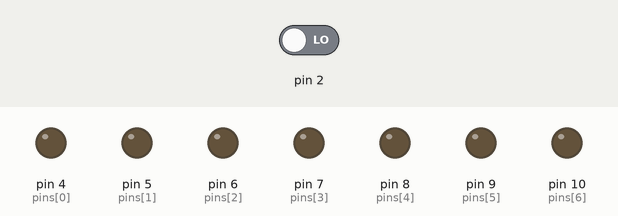
The sketch below on a simulated Arduino Uno, built with avr-gcc and run on an emulated ATmega328P. On the bench: output pins drawn as LEDs (lit = HIGH). Inputs (shaded band) come from the test bench; at power-on: pin 2 LOW. Random numbers use the default seed unless the sketch sets one.

Above: at 1.2 s.
1.3 s: pin 2 driven HIGH
At 1.6 s:
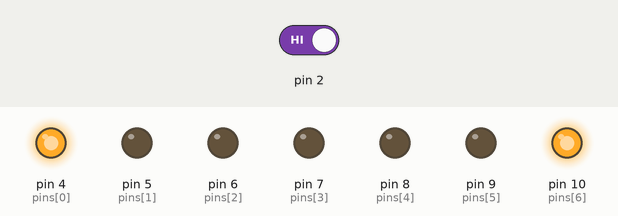
At 4.1 s:
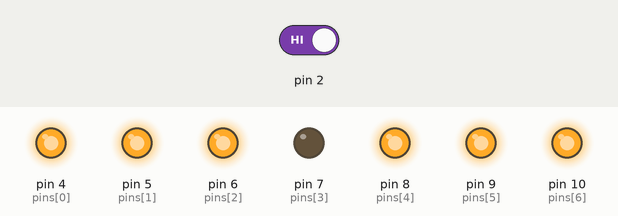
4.3 s: pin 2 driven LOW
Timing chart, 0 to 7.3 s (numbered marks = the images above; inputs shaded):
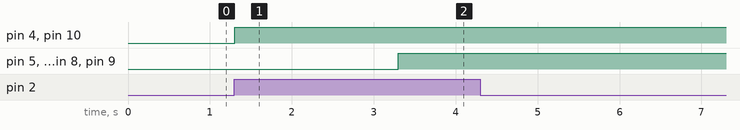

Measured:
- after the input at 1.3 s, pin 4 (pins[0]), pin 10 (pins[6]): LOW → HIGH at once; pin 5 (pins[1]), pin 6 (pins[2]), pin 8 (pins[4]), pin 9 (pins[5]): LOW → HIGH after 2.0 s
- after the input at 4.3 s, every drawn part: stays the same

The sketch:

comments.ino
```cpp
 //void one()
//digitalWrite(7,HIGH);
//delay(2000);
//digitalWrite(7,LOW);
//delay(3000);

//void two()
//digitalWrite(10,HIGH);
//digitalWrite(4,HIGH);
//delay(2000);
//digitalWrite(10,LOW);
//digitalWrite(4, LOW);
//delay(3000);


//void three()
//digitalWrite(10, HIGH);
//digitalWrite(7, HIGH);
//digitalWrite(4, HIGH);
//delay(2000);
//digitalWrite(10, LOW);
//digitalWrite(7, LOW);
//digitalWrite(4, LOW);
//delay(3000);

//void four()
//digitalWrite(10, HIGH);
  //digitalWrite(6, HIGH);
  //digitalWrite(4, HIGH);
  //digitalWrite(8,HIGH);
  //delay(2000);
 // digitalWrite(10, LOW);
  //digitalWrite(6, LOW);
  //digitalWrite(4, LOW);
 // digitalWrite(8,LOW);
  //delay(3000);

//void five()
//digitalWrite(10, HIGH);
  //digitalWrite(6, HIGH);
  //digitalWrite(4, HIGH);
 // digitalWrite(8,HIGH);
 // digitalWrite(7,HIGH);
 // delay(2000);
 // digitalWrite(10, LOW);
  //digitalWrite(6, LOW);
  //digitalWrite(4, LOW);
 // digitalWrite(8,LOW);
  //digitalWrite(7,LOW);
  //delay(3000);

//void six()
//digitalWrite(10, HIGH);
 // digitalWrite(6, HIGH);
  //digitalWrite(4, HIGH);
  //digitalWrite(8,HIGH);
  //digitalWrite(5,HIGH);
  //digitalWrite(9,HIGH);
 // delay(2000);
  //digitalWrite(10, LOW);
 // digitalWrite(6, LOW);
 // digitalWrite(4, LOW);
  //digitalWrite(8,LOW);
  //digitalWrite(5,LOW);
  //digitalWrite(9,LOW);
  //delay(3000);


  //  one();
//  two();
//  three();
//  four();
//  five();
//  six();
```

MatsoukasDimitris.ino
```cpp
int topright = 6;
int topleft = 10;
int belowtopright = 5;
int belowtopleft = 9;
int middleright = 4;
int middleleft = 8;
int bottomleft = 7;
int spaz;
int famas;

int pins[]={4,5,6,7,8,9,10};

int one []={0,0,0,1,0,0,0};
int two []={1,0,0,0,0,0,1};
int three []={1,0,0,1,0,0,1};
int four[] ={1,0,1,0,1,0,1};
int five []={1,0,1,1,1,0,1};
int six []={1,1,1,0,1,1,1};

void numbers(int inpin[]){
  for (int i=0;i<7;i++){
  digitalWrite(pins[i],inpin[i]);
  }
  delay(2000);
}

void setup() {

 Serial.begin(9600);
 pinMode(6, OUTPUT);
pinMode(10, OUTPUT);
pinMode(5, OUTPUT);
pinMode(9, OUTPUT);
pinMode(4, OUTPUT);
 pinMode(8, OUTPUT);
pinMode(7, OUTPUT);


}
void loop() {
  if (digitalRead(2)==1){
  famas =random(1,7);

  if (famas==1){
    numbers(one);
  }
  else if (famas==2){
    numbers(two);
  }
  else if (famas==3){
    numbers(three);
  }
  else if (famas==4){
    numbers (four);
  }
  else if (famas==5){
    numbers(five);
  }
  else (famas==6);{
  numbers(six);
  }
  }
}
```
